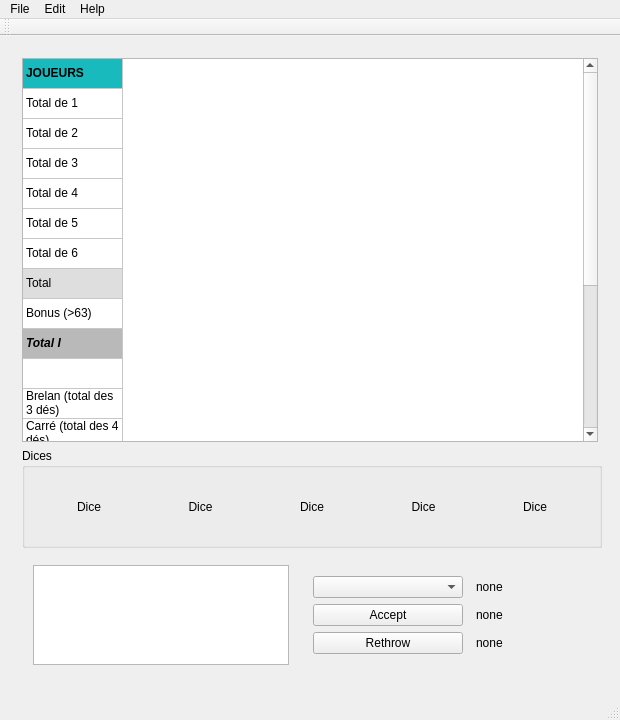
<?xml version="1.0" encoding="UTF-8"?>
<ui version="4.0">
 <class>AutoYamsClass</class>
 <widget class="QMainWindow" name="AutoYamsClass">
  <property name="geometry">
   <rect>
    <x>0</x>
    <y>0</y>
    <width>620</width>
    <height>720</height>
   </rect>
  </property>
  <property name="sizePolicy">
   <sizepolicy hsizetype="Minimum" vsizetype="Minimum">
    <horstretch>0</horstretch>
    <verstretch>0</verstretch>
   </sizepolicy>
  </property>
  <property name="minimumSize">
   <size>
    <width>620</width>
    <height>720</height>
   </size>
  </property>
  <property name="windowTitle">
   <string>AutoYams</string>
  </property>
  <widget class="QWidget" name="centralWidget">
   <property name="sizePolicy">
    <sizepolicy hsizetype="Minimum" vsizetype="Minimum">
     <horstretch>0</horstretch>
     <verstretch>0</verstretch>
    </sizepolicy>
   </property>
   <layout class="QGridLayout" name="gridLayout">
    <item row="0" column="0">
     <widget class="QStackedWidget" name="pagination">
      <property name="sizePolicy">
       <sizepolicy hsizetype="Expanding" vsizetype="Expanding">
        <horstretch>0</horstretch>
        <verstretch>0</verstretch>
       </sizepolicy>
      </property>
      <property name="currentIndex">
       <number>1</number>
      </property>
      <widget class="QWidget" name="page_menu">
       <property name="sizePolicy">
        <sizepolicy hsizetype="Preferred" vsizetype="Preferred">
         <horstretch>0</horstretch>
         <verstretch>0</verstretch>
        </sizepolicy>
       </property>
       <layout class="QGridLayout" name="gridLayout_4">
        <item row="0" column="0">
         <layout class="QHBoxLayout" name="HLayout_1" stretch="1,3,1">
          <property name="sizeConstraint">
           <enum>QLayout::SetDefaultConstraint</enum>
          </property>
          <item>
           <spacer name="horizontalSpacer">
            <property name="orientation">
             <enum>Qt::Horizontal</enum>
            </property>
            <property name="sizeHint" stdset="0">
             <size>
              <width>40</width>
              <height>20</height>
             </size>
            </property>
           </spacer>
          </item>
          <item>
           <widget class="QWidget" name="VWidget_1_1" native="true">
            <property name="sizePolicy">
             <sizepolicy hsizetype="Maximum" vsizetype="Preferred">
              <horstretch>0</horstretch>
              <verstretch>0</verstretch>
             </sizepolicy>
            </property>
            <property name="minimumSize">
             <size>
              <width>350</width>
              <height>0</height>
             </size>
            </property>
            <layout class="QVBoxLayout" name="VLayout_1_1">
             <property name="spacing">
              <number>5</number>
             </property>
             <property name="sizeConstraint">
              <enum>QLayout::SetMaximumSize</enum>
             </property>
             <property name="leftMargin">
              <number>1</number>
             </property>
             <item>
              <widget class="QListWidget" name="menu_playerList"/>
             </item>
             <item>
              <layout class="QHBoxLayout" name="HLayout_1_1_1">
               <item>
                <widget class="QLineEdit" name="menu_playerName"/>
               </item>
               <item>
                <widget class="QPushButton" name="menu_playerAdd">
                 <property name="text">
                  <string>Add</string>
                 </property>
                </widget>
               </item>
              </layout>
             </item>
             <item>
              <widget class="Line" name="line">
               <property name="orientation">
                <enum>Qt::Horizontal</enum>
               </property>
              </widget>
             </item>
             <item>
              <widget class="QPushButton" name="menu_startBtn">
               <property name="text">
                <string>Start Game</string>
               </property>
              </widget>
             </item>
            </layout>
           </widget>
          </item>
          <item>
           <spacer name="horizontalSpacer_2">
            <property name="orientation">
             <enum>Qt::Horizontal</enum>
            </property>
            <property name="sizeHint" stdset="0">
             <size>
              <width>40</width>
              <height>20</height>
             </size>
            </property>
           </spacer>
          </item>
         </layout>
        </item>
       </layout>
      </widget>
      <widget class="QWidget" name="page_game">
       <layout class="QGridLayout" name="gridLayout_2">
        <item row="0" column="0">
         <layout class="QVBoxLayout" name="VLayout_2" stretch="0,0,0">
          <property name="sizeConstraint">
           <enum>QLayout::SetDefaultConstraint</enum>
          </property>
          <item>
           <widget class="QTableWidget" name="game_scoreTable">
            <property name="editTriggers">
             <set>QAbstractItemView::NoEditTriggers</set>
            </property>
            <property name="tabKeyNavigation">
             <bool>true</bool>
            </property>
            <property name="showDropIndicator" stdset="0">
             <bool>true</bool>
            </property>
            <property name="dragEnabled">
             <bool>true</bool>
            </property>
            <property name="sortingEnabled">
             <bool>false</bool>
            </property>
            <property name="rowCount">
             <number>20</number>
            </property>
            <property name="columnCount">
             <number>1</number>
            </property>
            <attribute name="horizontalHeaderVisible">
             <bool>false</bool>
            </attribute>
            <attribute name="verticalHeaderVisible">
             <bool>false</bool>
            </attribute>
            <attribute name="verticalHeaderCascadingSectionResizes">
             <bool>false</bool>
            </attribute>
            <row>
             <property name="text">
              <string>Joueur</string>
             </property>
             <property name="font">
              <font>
               <weight>75</weight>
               <bold>true</bold>
              </font>
             </property>
             <property name="background">
              <color>
               <red>51</red>
               <green>176</green>
               <blue>204</blue>
              </color>
             </property>
             <property name="foreground">
              <brush brushstyle="NoBrush">
               <color alpha="255">
                <red>223</red>
                <green>185</green>
                <blue>33</blue>
               </color>
              </brush>
             </property>
            </row>
            <row>
             <property name="text">
              <string>TotalDe1</string>
             </property>
            </row>
            <row>
             <property name="text">
              <string>TotalDe2</string>
             </property>
            </row>
            <row>
             <property name="text">
              <string>TotalDe3</string>
             </property>
            </row>
            <row>
             <property name="text">
              <string>TotalDe4</string>
             </property>
            </row>
            <row>
             <property name="text">
              <string>TotalDe5</string>
             </property>
            </row>
            <row>
             <property name="text">
              <string>TotalDe6</string>
             </property>
            </row>
            <row>
             <property name="text">
              <string>TotalDes</string>
             </property>
             <property name="background">
              <color>
               <red>234</red>
               <green>234</green>
               <blue>234</blue>
              </color>
             </property>
            </row>
            <row>
             <property name="text">
              <string>Bonus</string>
             </property>
            </row>
            <row>
             <property name="text">
              <string>Total1</string>
             </property>
             <property name="font">
              <font>
               <weight>75</weight>
               <italic>true</italic>
               <bold>true</bold>
              </font>
             </property>
             <property name="background">
              <color>
               <red>182</red>
               <green>182</green>
               <blue>182</blue>
              </color>
             </property>
            </row>
            <row>
             <property name="text">
              <string>Separation</string>
             </property>
            </row>
            <row>
             <property name="text">
              <string>Brelan</string>
             </property>
            </row>
            <row>
             <property name="text">
              <string>Carre</string>
             </property>
            </row>
            <row>
             <property name="text">
              <string>Full</string>
             </property>
            </row>
            <row>
             <property name="text">
              <string>PetiteSuite</string>
             </property>
            </row>
            <row>
             <property name="text">
              <string>GrandeSuite</string>
             </property>
            </row>
            <row>
             <property name="text">
              <string>Yams</string>
             </property>
            </row>
            <row>
             <property name="text">
              <string>Chance</string>
             </property>
            </row>
            <row>
             <property name="text">
              <string>Total2</string>
             </property>
             <property name="font">
              <font>
               <weight>75</weight>
               <italic>true</italic>
               <bold>true</bold>
              </font>
             </property>
             <property name="background">
              <color>
               <red>182</red>
               <green>182</green>
               <blue>182</blue>
              </color>
             </property>
            </row>
            <row>
             <property name="text">
              <string>Total</string>
             </property>
             <property name="font">
              <font>
               <weight>75</weight>
               <bold>true</bold>
              </font>
             </property>
             <property name="background">
              <color>
               <red>132</red>
               <green>132</green>
               <blue>132</blue>
              </color>
             </property>
            </row>
            <column>
             <property name="text">
              <string>Display</string>
             </property>
             <property name="font">
              <font>
               <underline>true</underline>
              </font>
             </property>
            </column>
            <item row="0" column="0">
             <property name="text">
              <string>JOUEURS</string>
             </property>
             <property name="font">
              <font>
               <weight>75</weight>
               <bold>true</bold>
              </font>
             </property>
             <property name="background">
              <brush brushstyle="SolidPattern">
               <color alpha="255">
                <red>25</red>
                <green>186</green>
                <blue>189</blue>
               </color>
              </brush>
             </property>
             <property name="foreground">
              <brush brushstyle="NoBrush">
               <color alpha="255">
                <red>231</red>
                <green>207</green>
                <blue>21</blue>
               </color>
              </brush>
             </property>
            </item>
            <item row="1" column="0">
             <property name="text">
              <string>Total de 1</string>
             </property>
            </item>
            <item row="2" column="0">
             <property name="text">
              <string>Total de 2</string>
             </property>
            </item>
            <item row="3" column="0">
             <property name="text">
              <string>Total de 3</string>
             </property>
            </item>
            <item row="4" column="0">
             <property name="text">
              <string>Total de 4</string>
             </property>
            </item>
            <item row="5" column="0">
             <property name="text">
              <string>Total de 5</string>
             </property>
            </item>
            <item row="6" column="0">
             <property name="text">
              <string>Total de 6</string>
             </property>
            </item>
            <item row="7" column="0">
             <property name="text">
              <string>Total</string>
             </property>
             <property name="font">
              <font>
               <weight>50</weight>
               <bold>false</bold>
              </font>
             </property>
             <property name="background">
              <brush brushstyle="SolidPattern">
               <color alpha="255">
                <red>222</red>
                <green>222</green>
                <blue>222</blue>
               </color>
              </brush>
             </property>
            </item>
            <item row="8" column="0">
             <property name="text">
              <string>Bonus (&gt;63)</string>
             </property>
            </item>
            <item row="9" column="0">
             <property name="text">
              <string>Total I</string>
             </property>
             <property name="font">
              <font>
               <weight>75</weight>
               <italic>true</italic>
               <bold>true</bold>
              </font>
             </property>
             <property name="background">
              <brush brushstyle="SolidPattern">
               <color alpha="255">
                <red>185</red>
                <green>185</green>
                <blue>185</blue>
               </color>
              </brush>
             </property>
            </item>
            <item row="10" column="0">
             <property name="text">
              <string/>
             </property>
            </item>
            <item row="11" column="0">
             <property name="text">
              <string>Brelan (total des 3 dés)</string>
             </property>
            </item>
            <item row="12" column="0">
             <property name="text">
              <string>Carré (total des 4 dés)</string>
             </property>
            </item>
            <item row="13" column="0">
             <property name="text">
              <string>Full (25 points)</string>
             </property>
            </item>
            <item row="14" column="0">
             <property name="text">
              <string>Petite Suite (30 points)</string>
             </property>
            </item>
            <item row="15" column="0">
             <property name="text">
              <string>Grande Suite (40 points)</string>
             </property>
            </item>
            <item row="16" column="0">
             <property name="text">
              <string>Yams (50 points)</string>
             </property>
            </item>
            <item row="17" column="0">
             <property name="text">
              <string>Chance (total 5 dés)</string>
             </property>
            </item>
            <item row="18" column="0">
             <property name="text">
              <string>Total II</string>
             </property>
             <property name="font">
              <font>
               <weight>75</weight>
               <italic>true</italic>
               <bold>true</bold>
              </font>
             </property>
             <property name="background">
              <brush brushstyle="SolidPattern">
               <color alpha="255">
                <red>185</red>
                <green>185</green>
                <blue>185</blue>
               </color>
              </brush>
             </property>
            </item>
            <item row="19" column="0">
             <property name="text">
              <string>TOTAL</string>
             </property>
             <property name="font">
              <font>
               <weight>75</weight>
               <bold>true</bold>
              </font>
             </property>
             <property name="background">
              <brush brushstyle="SolidPattern">
               <color alpha="255">
                <red>145</red>
                <green>145</green>
                <blue>145</blue>
               </color>
              </brush>
             </property>
            </item>
           </widget>
          </item>
          <item>
           <widget class="QGroupBox" name="game_diceDisplay">
            <property name="sizePolicy">
             <sizepolicy hsizetype="Maximum" vsizetype="Maximum">
              <horstretch>0</horstretch>
              <verstretch>0</verstretch>
             </sizepolicy>
            </property>
            <property name="minimumSize">
             <size>
              <width>580</width>
              <height>100</height>
             </size>
            </property>
            <property name="maximumSize">
             <size>
              <width>16777215</width>
              <height>16777215</height>
             </size>
            </property>
            <property name="title">
             <string>Dices</string>
            </property>
            <layout class="QGridLayout" name="gridLayout_3">
             <item row="0" column="0">
              <layout class="QHBoxLayout" name="DiceContainer_HLayout_2_1" stretch="1,1,1,1,1">
               <item>
                <widget class="QLabel" name="game_dice_1">
                 <property name="text">
                  <string>Dice</string>
                 </property>
                 <property name="alignment">
                  <set>Qt::AlignCenter</set>
                 </property>
                </widget>
               </item>
               <item>
                <widget class="QLabel" name="game_dice_2">
                 <property name="text">
                  <string>Dice</string>
                 </property>
                 <property name="alignment">
                  <set>Qt::AlignCenter</set>
                 </property>
                </widget>
               </item>
               <item>
                <widget class="QLabel" name="game_dice_3">
                 <property name="text">
                  <string>Dice</string>
                 </property>
                 <property name="alignment">
                  <set>Qt::AlignCenter</set>
                 </property>
                </widget>
               </item>
               <item>
                <widget class="QLabel" name="game_dice_4">
                 <property name="text">
                  <string>Dice</string>
                 </property>
                 <property name="alignment">
                  <set>Qt::AlignCenter</set>
                 </property>
                </widget>
               </item>
               <item>
                <widget class="QLabel" name="game_dice_5">
                 <property name="text">
                  <string>Dice</string>
                 </property>
                 <property name="alignment">
                  <set>Qt::AlignCenter</set>
                 </property>
                </widget>
               </item>
              </layout>
             </item>
            </layout>
           </widget>
          </item>
          <item>
           <widget class="QFrame" name="Frame_2_1">
            <property name="sizePolicy">
             <sizepolicy hsizetype="Maximum" vsizetype="Preferred">
              <horstretch>0</horstretch>
              <verstretch>0</verstretch>
             </sizepolicy>
            </property>
            <property name="minimumSize">
             <size>
              <width>580</width>
              <height>0</height>
             </size>
            </property>
            <layout class="QHBoxLayout" name="HLayout_2_1" stretch="1,0">
             <property name="sizeConstraint">
              <enum>QLayout::SetMaximumSize</enum>
             </property>
             <item>
              <widget class="QListWidget" name="game_bestMoves">
               <property name="sizePolicy">
                <sizepolicy hsizetype="Fixed" vsizetype="Maximum">
                 <horstretch>0</horstretch>
                 <verstretch>0</verstretch>
                </sizepolicy>
               </property>
               <property name="minimumSize">
                <size>
                 <width>0</width>
                 <height>0</height>
                </size>
               </property>
               <property name="maximumSize">
                <size>
                 <width>16777215</width>
                 <height>100</height>
                </size>
               </property>
              </widget>
             </item>
             <item>
              <widget class="QFrame" name="Frame_2_1_1">
               <property name="sizePolicy">
                <sizepolicy hsizetype="Fixed" vsizetype="Preferred">
                 <horstretch>0</horstretch>
                 <verstretch>0</verstretch>
                </sizepolicy>
               </property>
               <property name="minimumSize">
                <size>
                 <width>350</width>
                 <height>0</height>
                </size>
               </property>
               <layout class="QGridLayout" name="GLayout_2_1_1">
                <property name="sizeConstraint">
                 <enum>QLayout::SetMaximumSize</enum>
                </property>
                <item row="2" column="0">
                 <widget class="QPushButton" name="game_nextThrow">
                  <property name="text">
                   <string>Rethrow</string>
                  </property>
                 </widget>
                </item>
                <item row="2" column="1">
                 <widget class="QLabel" name="game_currentThrow">
                  <property name="text">
                   <string>none</string>
                  </property>
                 </widget>
                </item>
                <item row="0" column="0">
                 <widget class="QComboBox" name="game_moveCB">
                  <property name="sizePolicy">
                   <sizepolicy hsizetype="Maximum" vsizetype="Fixed">
                    <horstretch>0</horstretch>
                    <verstretch>0</verstretch>
                   </sizepolicy>
                  </property>
                  <property name="minimumSize">
                   <size>
                    <width>150</width>
                    <height>0</height>
                   </size>
                  </property>
                 </widget>
                </item>
                <item row="1" column="0">
                 <widget class="QPushButton" name="game_nextPlayer">
                  <property name="text">
                   <string>Accept</string>
                  </property>
                 </widget>
                </item>
                <item row="1" column="1">
                 <widget class="QLabel" name="game_currentPlayer">
                  <property name="text">
                   <string>none</string>
                  </property>
                 </widget>
                </item>
                <item row="0" column="1">
                 <widget class="QLabel" name="game_currentTurn">
                  <property name="sizePolicy">
                   <sizepolicy hsizetype="Maximum" vsizetype="Preferred">
                    <horstretch>0</horstretch>
                    <verstretch>0</verstretch>
                   </sizepolicy>
                  </property>
                  <property name="minimumSize">
                   <size>
                    <width>150</width>
                    <height>0</height>
                   </size>
                  </property>
                  <property name="text">
                   <string>none</string>
                  </property>
                 </widget>
                </item>
               </layout>
              </widget>
             </item>
            </layout>
           </widget>
          </item>
         </layout>
        </item>
       </layout>
      </widget>
     </widget>
    </item>
   </layout>
  </widget>
  <widget class="QMenuBar" name="menuBar">
   <property name="geometry">
    <rect>
     <x>0</x>
     <y>0</y>
     <width>620</width>
     <height>21</height>
    </rect>
   </property>
   <widget class="QMenu" name="menuFile">
    <property name="title">
     <string>File</string>
    </property>
    <addaction name="actionRestart"/>
    <addaction name="actionQuit"/>
   </widget>
   <widget class="QMenu" name="menuEdit">
    <property name="title">
     <string>Edit</string>
    </property>
    <widget class="QMenu" name="menuInput">
     <property name="title">
      <string>Input</string>
     </property>
     <addaction name="actionAuto"/>
     <addaction name="actionSemi"/>
     <addaction name="actionManual"/>
    </widget>
    <addaction name="actionVideo"/>
    <addaction name="menuInput"/>
   </widget>
   <widget class="QMenu" name="menuHelp">
    <property name="title">
     <string>Help</string>
    </property>
    <addaction name="actionSource"/>
    <addaction name="actionAbout"/>
   </widget>
   <addaction name="menuFile"/>
   <addaction name="menuEdit"/>
   <addaction name="menuHelp"/>
  </widget>
  <widget class="QToolBar" name="mainToolBar">
   <attribute name="toolBarArea">
    <enum>TopToolBarArea</enum>
   </attribute>
   <attribute name="toolBarBreak">
    <bool>false</bool>
   </attribute>
  </widget>
  <widget class="QStatusBar" name="statusBar"/>
  <action name="actionVideo">
   <property name="text">
    <string>Video</string>
   </property>
  </action>
  <action name="actionAuto">
   <property name="checkable">
    <bool>true</bool>
   </property>
   <property name="text">
    <string>Automatic</string>
   </property>
  </action>
  <action name="actionSemi">
   <property name="checkable">
    <bool>true</bool>
   </property>
   <property name="text">
    <string>Semi-Automatic</string>
   </property>
  </action>
  <action name="actionManual">
   <property name="checkable">
    <bool>true</bool>
   </property>
   <property name="text">
    <string>Manual</string>
   </property>
  </action>
  <action name="actionRestart">
   <property name="text">
    <string>Restart</string>
   </property>
  </action>
  <action name="actionQuit">
   <property name="text">
    <string>Quit</string>
   </property>
  </action>
  <action name="actionSource">
   <property name="text">
    <string>Source</string>
   </property>
  </action>
  <action name="actionAbout">
   <property name="text">
    <string>About</string>
   </property>
  </action>
 </widget>
 <layoutdefault spacing="6" margin="11"/>
 <resources>
  <include location="AutoYams.qrc"/>
 </resources>
 <connections/>
</ui>
